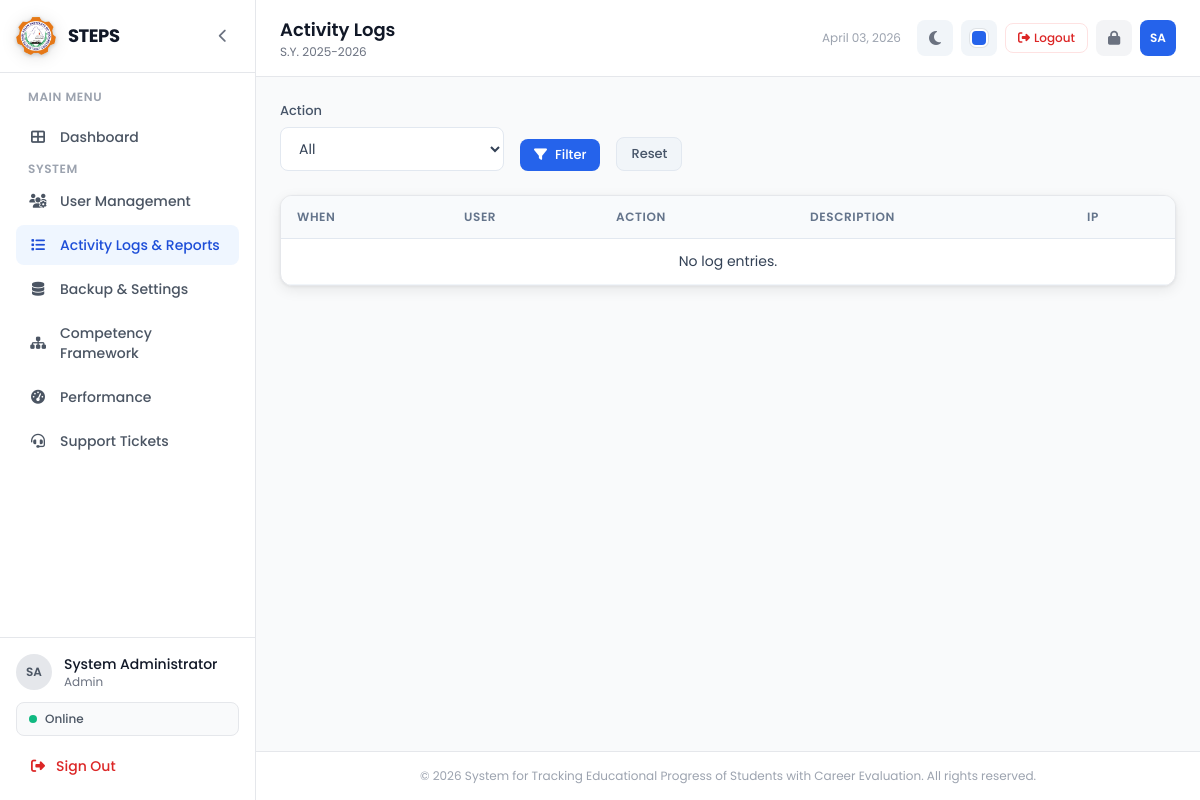
Before: /admin/activity_logs.php (signed in) with the older database file.
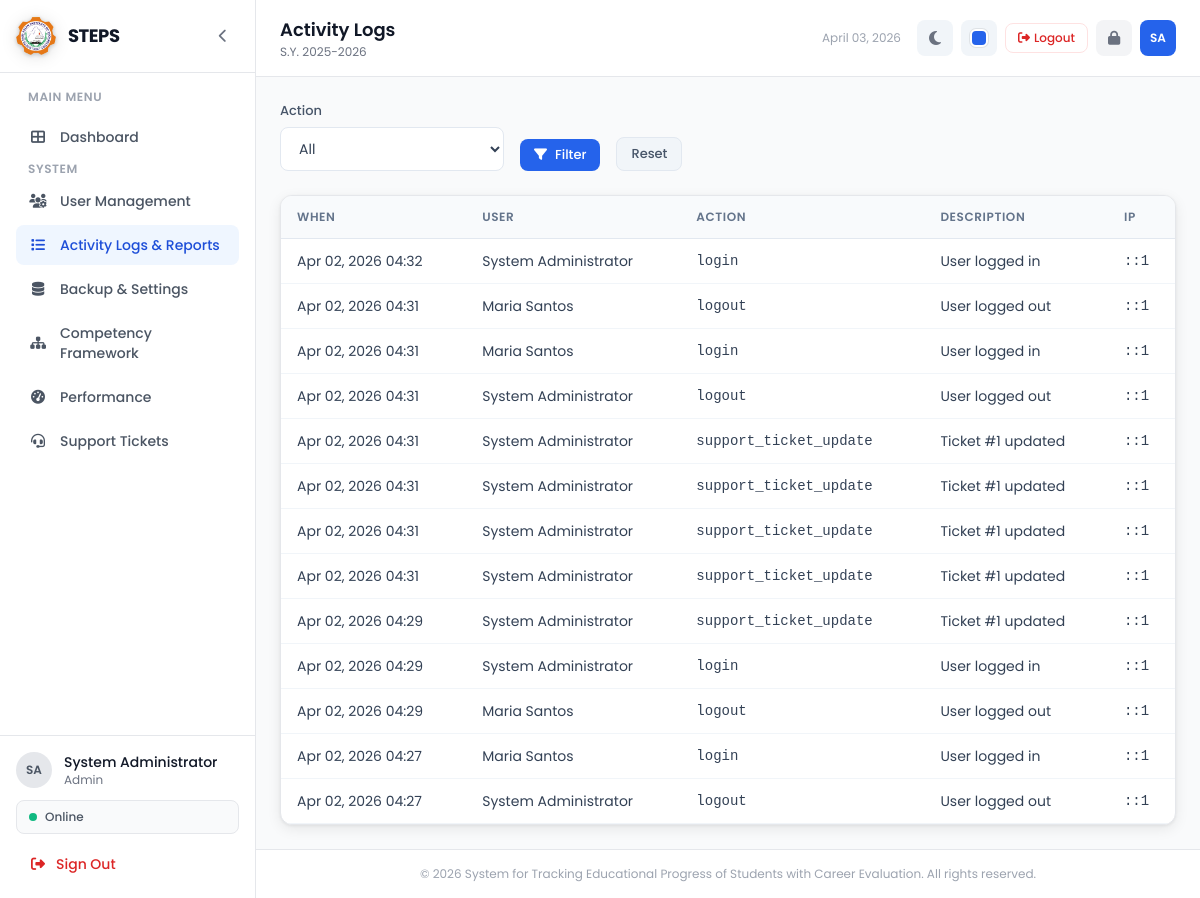
After: the same page with the newer database file.
### tables this page shows
CREATE TABLE IF NOT EXISTS `activity_logs` (
  `id` int NOT NULL AUTO_INCREMENT,
  `user_id` int DEFAULT NULL,
  `action` varchar(100) NOT NULL,
  `description` text,
  `ip_address` varchar(45) DEFAULT NULL,
  `created_at` timestamp NULL DEFAULT CURRENT_TIMESTAMP,
  PRIMARY KEY (`id`),
  KEY `user_id` (`user_id`),
  KEY `idx_activity_created` (`created_at`),
  KEY `idx_activity_action` (`action`)
);

CREATE TABLE IF NOT EXISTS `users` (
  `id` int NOT NULL AUTO_INCREMENT,
  `username` varchar(50) NOT NULL,
  `password` varchar(255) NOT NULL,
  `full_name` varchar(100) NOT NULL,
  `email` varchar(100) DEFAULT NULL,
  `role` enum('admin','teacher','guidance') NOT NULL DEFAULT 'teacher',
  `status` enum('active','inactive') NOT NULL DEFAULT 'active',
  `created_at` timestamp NULL DEFAULT CURRENT_TIMESTAMP,
  `updated_at` timestamp NULL DEFAULT CURRENT_TIMESTAMP ON UPDATE CURRENT_TIMESTAMP,
  PRIMARY KEY (`id`),
  UNIQUE KEY `username` (`username`)
);

### config/constants.php (called while the page is built, shortened)
<?php
function effectiveSchoolYear() {
    $s = $GLOBALS['steps_settings'] ?? [];
    return !empty($s['school_year']) ? $s['school_year'] : SCHOOL_YEAR;
}
function sanitize($data) {
    return htmlspecialchars(strip_tags(trim($data)), ENT_QUOTES, 'UTF-8');
}

### admin/activity_logs.php (the view, shortened to what this page needs)
<?php
$pageTitle = 'Activity Logs';
require_once __DIR__ . '/../includes/header.php';
$page = max(1, (int)($_GET['page'] ?? 1));
$perPage = 50;
$offset = ($page - 1) * $perPage;
$where = '1=1';
$params = [];
$sql = "SELECT al.*, u.full_name, u.username
        FROM activity_logs al
        LEFT JOIN users u ON al.user_id = u.id
        WHERE $where
        ORDER BY al.created_at DESC
        LIMIT $perPage OFFSET $offset";
$stmt = $pdo->prepare($sql);
$stmt->execute($params);
$rows = $stmt->fetchAll();
require_once __DIR__ . '/../includes/sidebar.php';
?>
<form method="get" class="mb-6 flex flex-wrap items-end gap-4">
    <div>
        <label class="form-label">Action</label>
        <select name="action" class="form-select w-56">
            <option value="">All</option>
        </select>
    </div>
    <button type="submit" class="btn btn-primary btn-sm"><i class="fas fa-filter"></i> Filter</button>
    <a href="<?= BASE_URL ?>admin/activity_logs.php" class="btn btn-secondary btn-sm">Reset</a>
</form>
<div class="bg-white border border-gray-200 rounded-xl overflow-hidden">
    <div class="overflow-x-auto">
        <table class="steps-table">
            <thead>
                <tr>
                    <th>When</th>
                    <th>User</th>
                    <th>Action</th>
                    <th>Description</th>
                    <th>IP</th>
                </tr>
            </thead>
            <tbody>
                <?php foreach ($rows as $r): ?>
                    <tr>
                        <td class="text-sm whitespace-nowrap"><?= date('M d, Y H:i', strtotime($r['created_at'])) ?></td>
                        <td class="text-sm"><?= $r['full_name'] ? sanitize($r['full_name']) : '<span class="text-gray-400">—</span>' ?></td>
                        <td class="font-mono text-xs"><?= sanitize($r['action']) ?></td>
                        <td class="text-sm max-w-md truncate" title="<?= sanitize($r['description'] ?? '') ?>"><?= sanitize($r['description'] ?? '') ?></td>
                        <td class="text-xs font-mono"><?= sanitize($r['ip_address'] ?? '') ?></td>
                    </tr>
                <?php endforeach; ?>
                <?php if (empty($rows)): ?>
                    <tr><td colspan="5" class="text-center text-gray-400 py-10">No log entries.</td></tr>
                <?php endif; ?>
            </tbody>
        </table>
    </div>
</div>
<?php require_once __DIR__ . '/../includes/footer.php'; ?>

### includes/header.php (shortened to what this page needs)
<?php
require_once __DIR__ . '/../config/constants.php';
$currentPage = basename($_SERVER['PHP_SELF'], '.php');
$currentDir = basename(dirname($_SERVER['PHP_SELF']));
?>
<!DOCTYPE html>
<html lang="en">
<head>
    <script src="https://cdn.tailwindcss.com"></script>
    <link rel="stylesheet" href="https://cdnjs.cloudflare.com/ajax/libs/font-awesome/6.5.1/css/all.min.css">
    <link rel="stylesheet" href="<?= BASE_URL ?>assets/css/style.css">
</head>
<body class="font-poppins bg-gray-50 text-gray-800 min-h-screen flex">

### includes/sidebar.php (shortened to what this page needs)
<?php
$role = $_SESSION['role'] ?? 'teacher';
$fullName = $_SESSION['full_name'] ?? 'User';
$initials = '';
$nameParts = explode(' ', $fullName);
foreach ($nameParts as $part) {
    $initials .= strtoupper(substr($part, 0, 1));
}
function sidebarLinkClass($active) {
    return $active ? 'sidebar-link-active' : 'text-gray-600 hover:bg-gray-100 hover:text-gray-900';
}
?>
<aside id="sidebar" class="sidebar-aside w-64 bg-white border-r border-gray-200 min-h-screen flex flex-col fixed left-0 top-0 z-30 transition-all duration-300 lg:translate-x-0 -translate-x-full">
    <div class="sidebar-header flex-shrink-0 flex items-center justify-between gap-2 p-4 border-b border-gray-200">
        <div class="flex items-center gap-3 min-w-0 flex-1">
            <div class="w-10 h-10 flex-shrink-0 sidebar-logo flex items-center justify-center">
                <img src="<?= BASE_URL ?>assets/img/seait.png" alt="<?= htmlspecialchars(SITE_FULL_NAME, ENT_QUOTES, 'UTF-8') ?> logo" class="sidebar-logo-img w-full h-full object-contain">
            </div>
            <div class="sidebar-brand min-w-0 overflow-hidden transition-all duration-300">
                <h1 class="font-bold text-lg text-gray-900 tracking-tight truncate"><?= SITE_NAME ?></h1>
            </div>
        </div>
        <button type="button" onclick="toggleSidebarCollapse()" class="sidebar-collapse-btn flex-shrink-0 w-8 h-8 rounded-lg flex items-center justify-center text-gray-500 hover:bg-gray-100 hover:text-gray-700 transition-colors hidden lg:flex" title="Collapse sidebar">
            <i class="fas fa-chevron-left text-sm transition-transform duration-300"></i>
        </button>
    </div>
    <nav class="sidebar-nav flex-1 min-h-0 p-4 space-y-1 overflow-y-auto overscroll-contain">
        <p class="sidebar-label text-xs font-semibold text-gray-400 uppercase tracking-wider mb-3 px-3">Main Menu</p>
        <a href="<?= BASE_URL ?>dashboard/index.php"
           class="sidebar-link flex items-center gap-3 px-3 py-2.5 rounded-lg text-sm font-medium transition-colors <?= sidebarLinkClass($currentDir === 'dashboard') ?>" title="Dashboard">
            <i class="fas fa-th-large w-5 flex-shrink-0 text-center"></i><span class="sidebar-link-text">Dashboard</span>
        </a>
        <?php if ($role === 'admin'): ?>
        <p class="sidebar-label text-xs font-semibold text-gray-400 uppercase tracking-wider mt-6 mb-3 px-3">System</p>
        <a href="<?= BASE_URL ?>users/index.php"
           class="sidebar-link flex items-center gap-3 px-3 py-2.5 rounded-lg text-sm font-medium transition-colors <?= sidebarLinkClass($currentDir === 'users') ?>" title="User Management">
            <i class="fas fa-users-cog w-5 flex-shrink-0 text-center"></i><span class="sidebar-link-text">User Management</span>
        </a>
        <a href="<?= BASE_URL ?>admin/activity_logs.php"
           class="sidebar-link flex items-center gap-3 px-3 py-2.5 rounded-lg text-sm font-medium transition-colors <?= sidebarLinkClass($currentDir === 'admin' && in_array($currentPage ?? '', ['activity_logs', 'system_reports'])) ?>" title="Activity Logs & Reports">
            <i class="fas fa-list w-5 flex-shrink-0 text-center"></i><span class="sidebar-link-text">Activity Logs &amp; Reports</span>
        </a>
        <a href="<?= BASE_URL ?>backup/index.php"
           class="sidebar-link flex items-center gap-3 px-3 py-2.5 rounded-lg text-sm font-medium transition-colors <?= sidebarLinkClass($currentDir === 'backup' || ($currentDir === 'admin' && ($currentPage ?? '') === 'settings')) ?>" title="Backup & Recovery / Settings">
            <i class="fas fa-database w-5 flex-shrink-0 text-center"></i><span class="sidebar-link-text">Backup &amp; Settings</span>
        </a>
        <a href="<?= BASE_URL ?>admin/framework.php"
           class="sidebar-link flex items-center gap-3 px-3 py-2.5 rounded-lg text-sm font-medium transition-colors <?= sidebarLinkClass($currentDir === 'admin' && ($currentPage ?? '') === 'framework') ?>" title="Competency Framework">
            <i class="fas fa-sitemap w-5 flex-shrink-0 text-center"></i><span class="sidebar-link-text">Competency Framework</span>
        </a>
        <a href="<?= BASE_URL ?>admin/performance.php"
           class="sidebar-link flex items-center gap-3 px-3 py-2.5 rounded-lg text-sm font-medium transition-colors <?= sidebarLinkClass($currentDir === 'admin' && ($currentPage ?? '') === 'performance') ?>" title="Performance">
            <i class="fas fa-tachometer-alt w-5 flex-shrink-0 text-center"></i><span class="sidebar-link-text">Performance</span>
        </a>
        <a href="<?= BASE_URL ?>admin/support.php"
           class="sidebar-link flex items-center gap-3 px-3 py-2.5 rounded-lg text-sm font-medium transition-colors <?= sidebarLinkClass($currentDir === 'admin' && ($currentPage ?? '') === 'support') ?>" title="Support Tickets">
            <i class="fas fa-headset w-5 flex-shrink-0 text-center"></i>
            <span class="sidebar-link-text flex items-center gap-2">
                Support Tickets
            </span>
        </a>
        <?php endif; ?>
    </nav>
    <div class="sidebar-footer flex-shrink-0 p-4 border-t border-gray-200 mt-auto">
        <div class="flex items-center gap-3 mb-3">
            <div class="w-9 h-9 flex-shrink-0 bg-gray-200 rounded-full flex items-center justify-center">
                <span class="text-gray-600 text-xs font-semibold"><?= $initials ?></span>
            </div>
            <div class="sidebar-user-info flex-1 min-w-0 overflow-hidden transition-opacity duration-300">
                <p class="text-sm font-medium text-gray-900 truncate"><?= sanitize($fullName) ?></p>
                <p class="text-xs text-gray-500 capitalize"><?= $role ?></p>
            </div>
        </div>
        <div id="online-indicator" class="flex items-center gap-2 px-3 py-2 mb-3 rounded-lg bg-gray-50 border border-gray-200">
            <span class="status-dot w-2 h-2 rounded-full bg-emerald-500"></span>
            <span id="online-status-text" class="text-xs text-gray-600 font-medium">Online</span>
        </div>
        <a href="<?= BASE_URL ?>auth/logout.php"
           class="sidebar-link flex items-center gap-2 px-3 py-2 rounded-lg text-sm text-red-600 hover:bg-red-50 transition-colors font-medium" title="Sign Out">
            <i class="fas fa-sign-out-alt w-5 flex-shrink-0 text-center"></i><span class="sidebar-link-text">Sign Out</span>
        </a>
    </div>
</aside>
<div id="main-wrapper" class="main-content-area flex-1 min-h-screen flex flex-col transition-[margin] duration-300">
    <header class="bg-white border-b border-gray-200 sticky top-0 z-10">
        <div class="flex items-center justify-between px-6 py-4">
            <div class="flex items-center gap-4">
                <div>
                    <h2 class="text-lg font-semibold text-gray-900"><?= $pageTitle ?? 'Dashboard' ?></h2>
                    <p class="text-xs text-gray-500">S.Y. <?= sanitize(effectiveSchoolYear()) ?></p>
                </div>
            </div>
            <div class="flex items-center gap-2">
                <span class="text-xs text-gray-400 hidden sm:inline mr-2"><?= date('F d, Y') ?></span>
                <button type="button" id="modeToggle" onclick="toggleMode()" class="mode-toggle-btn w-9 h-9 rounded-lg flex items-center justify-center transition-colors" title="Toggle dark mode">
                    <i class="fas fa-moon text-gray-500 hover:text-gray-700" id="modeIcon"></i>
                </button>
                <div class="theme-picker">
                    <button class="theme-picker-btn" onclick="toggleThemeDropdown()" title="Change Theme">
                        <div class="swatch-dot"></div>
                    </button>
                </div>
                <a href="<?= BASE_URL ?>auth/logout.php"
                   class="hidden sm:inline-flex items-center gap-1 px-3 py-1.5 rounded-lg text-xs font-medium text-red-600 border border-red-100 hover:bg-red-50 hover:border-red-200 transition-colors"
                   title="Logout">
                    <i class="fas fa-sign-out-alt"></i><span>Logout</span>
                </a>
                <button onclick="openModal('changePasswordModal')" class="w-9 h-9 rounded-lg bg-gray-100 hover:bg-gray-200 flex items-center justify-center transition-colors" title="Change Password">
                    <i class="fas fa-lock text-gray-500 text-sm"></i>
                </button>
                <div class="w-9 h-9 navbar-avatar rounded-lg flex items-center justify-center">
                    <span class="text-white text-xs font-semibold"><?= $initials ?></span>
                </div>
            </div>
        </div>
    </header>
    <main class="p-6 flex-1">

### includes/footer.php (shortened to what this page needs)
    </main>
    <footer class="px-6 py-4 border-t border-gray-200 bg-white">
        <p class="text-xs text-gray-400 text-center">&copy; <?= date('Y') ?> <?= SITE_FULL_NAME ?>. All rights reserved.</p>
    </footer>
</div>
</body>
</html>

### assets/css/style.css (style rules this page uses)
:root, [data-theme="blue"] { --primary-50: #eff6ff; --primary-100: #dbeafe; --primary-200: #bfdbfe; --primary-500: #3b82f6; --primary-600: #2563eb; --primary-700: #1d4ed8; --primary-rgb: 37, 99, 235; --sidebar-accent: #2563eb; }
* { margin: 0; padding: 0; box-sizing: border-box; }
body { font-family: 'Poppins', sans-serif; }
.steps-table { width: 100%; border-collapse: separate; border-spacing: 0; }
.rounded-xl:has(.steps-table) { box-shadow: 0 4px 14px rgba(0, 0, 0, 0.08), 0 1px 3px rgba(0, 0, 0, 0.06); }
.steps-table thead th { background-color: #f8fafc; padding: 12px 16px; text-align: left; font-size: 12px; font-weight: 600; color: #64748b; text-transform: uppercase; letter-spacing: 0.05em; border-bottom: 1px solid #e2e8f0; }
.steps-table tbody td { padding: 12px 16px; font-size: 14px; color: #334155; border-bottom: 1px solid #f1f5f9; }
.form-label { display: block; margin-bottom: 6px; font-size: 13px; font-weight: 500; color: #475569; }
.form-select { width: 100%; padding: 10px 14px; border: 1px solid #e2e8f0; border-radius: 8px; font-family: 'Poppins', sans-serif; font-size: 14px; color: #334155; background: white; cursor: pointer; transition: border-color 0.2s; }
.btn { display: inline-flex; align-items: center; gap: 8px; padding: 10px 20px; border-radius: 8px; font-family: 'Poppins', sans-serif; font-size: 14px; font-weight: 500; cursor: pointer; transition: all 0.2s; border: none; text-decoration: none; }
.btn-primary { background-color: var(--primary-600); color: white; }
.btn-secondary { background-color: #f1f5f9; color: #475569; border: 1px solid #e2e8f0; }
.btn-sm { padding: 6px 14px; font-size: 13px; }
.theme-picker { position: relative; }
.theme-picker-btn { width: 36px; height: 36px; border-radius: 8px; border: none; cursor: pointer; display: flex; align-items: center; justify-content: center; background: #f1f5f9; transition: all 0.2s; color: #64748b; }
.theme-picker-btn .swatch-dot { width: 18px; height: 18px; border-radius: 6px; background-color: var(--primary-600); border: 2px solid white; box-shadow: 0 0 0 1px rgba(0,0,0,0.08); transition: background-color 0.3s ease; }
.sidebar-aside { overflow: hidden; }
.sidebar-nav { -webkit-overflow-scrolling: touch; }
.main-content-area { margin-left: 0; }
@media (min-width: 1024px) { .main-content-area { margin-left: 16rem; } }
.sidebar-logo { background: none; }
.sidebar-logo-img { display: block; filter: drop-shadow(0 1px 2px rgba(0, 0, 0, 0.2)) drop-shadow(0 2px 8px rgba(0, 0, 0, 0.12)); transition: filter 0.25s ease; }
.sidebar-link-active { background-color: var(--primary-50) !important; color: var(--primary-700) !important; }
.navbar-avatar { background-color: var(--sidebar-accent); }
.mode-toggle-btn { background: #f1f5f9; color: #64748b; }
#online-indicator { transition: all 0.3s ease; }

Changed rows visible on the page:
added activity_logs: created_at "Apr 02, 2026 04:32", user.full_name "System Administrator", action "login", description "User logged in", ip_address "::1"
added activity_logs: created_at "Apr 02, 2026 04:31", user.full_name "Maria Santos", action "logout", description "User logged out", ip_address "::1"
added activity_logs: created_at "Apr 02, 2026 04:31", user.full_name "Maria Santos", action "login", description "User logged in", ip_address "::1"
added activity_logs: created_at "Apr 02, 2026 04:31", user.full_name "System Administrator", action "logout", description "User logged out", ip_address "::1"
added activity_logs: created_at "Apr 02, 2026 04:31", user.full_name "System Administrator", action "support_ticket_update", description "Ticket #1 updated", ip_address "::1"
added activity_logs: created_at "Apr 02, 2026 04:31", user.full_name "System Administrator", action "support_ticket_update", description "Ticket #1 updated", ip_address "::1"
added activity_logs: created_at "Apr 02, 2026 04:31", user.full_name "System Administrator", action "support_ticket_update", description "Ticket #1 updated", ip_address "::1"
added activity_logs: created_at "Apr 02, 2026 04:31", user.full_name "System Administrator", action "support_ticket_update", description "Ticket #1 updated", ip_address "::1"
added activity_logs: created_at "Apr 02, 2026 04:29", user.full_name "System Administrator", action "support_ticket_update", description "Ticket #1 updated", ip_address "::1"
added activity_logs: created_at "Apr 02, 2026 04:29", user.full_name "System Administrator", action "login", description "User logged in", ip_address "::1"
added activity_logs: created_at "Apr 02, 2026 04:29", user.full_name "Maria Santos", action "logout", description "User logged out", ip_address "::1"
added activity_logs: created_at "Apr 02, 2026 04:27", user.full_name "Maria Santos", action "login", description "User logged in", ip_address "::1"
added activity_logs: created_at "Apr 02, 2026 04:27", user.full_name "System Administrator", action "logout", description "User logged out", ip_address "::1"
Other visible differences:
text no longer shown: "No log entries."
